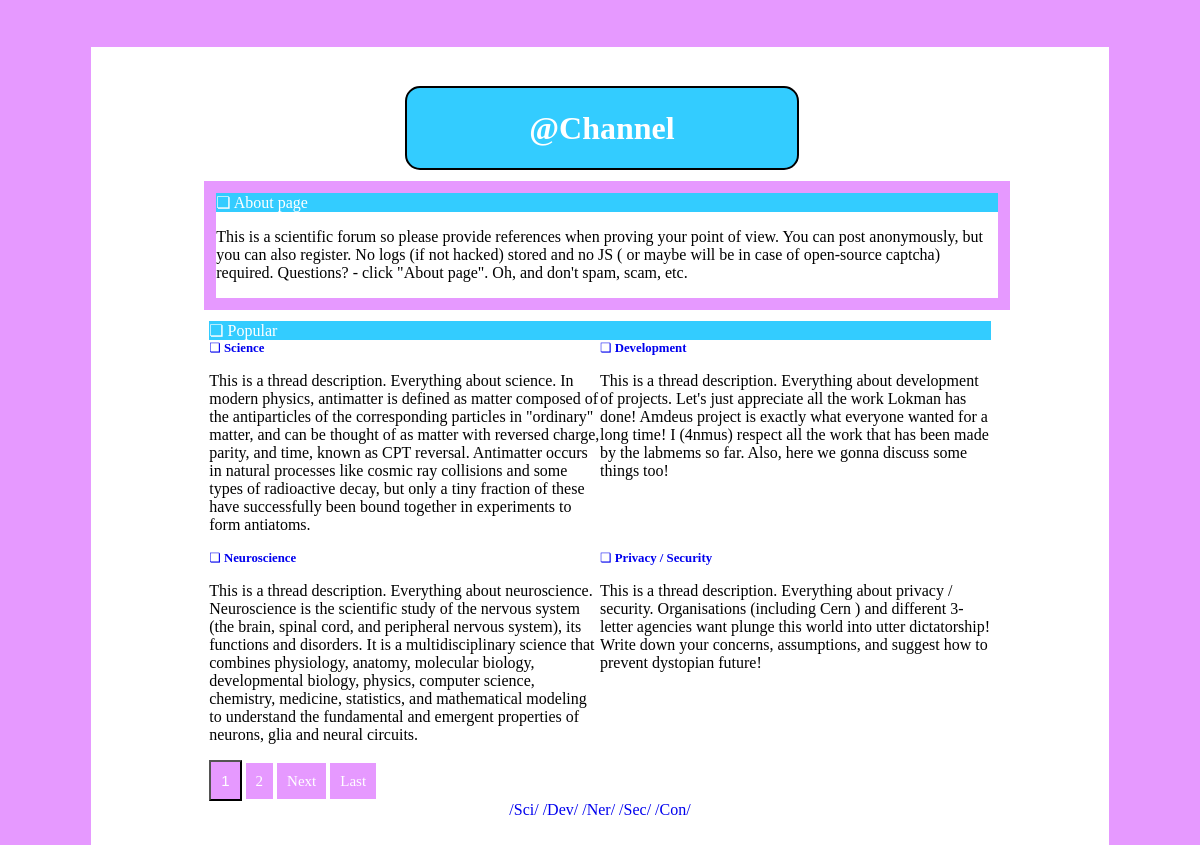
The page / on the database its author committed.
### blog/models.py (models this page shows, shortened)
class Threads(models.Model):
    title = models.CharField("Name of thread", max_length=100, unique=True)
    short = models.CharField("Short name of thread", max_length=5, unique=True, null = True)
    description = models.TextField("Description", max_length=500, null=True)
    date = models.DateTimeField("Date", default=timezone.now)
    author = models.ForeignKey(User, verbose_name='author', on_delete=models.CASCADE, null=False)
    class Meta:
        verbose_name = 'Thread'
        verbose_name_plural = 'Threads'

### blog/views.py (the view)
# urls.py: path('', views.ShowThreadsView.as_view(), name='threads'),
class ShowThreadsView(ListView):
    model = Threads
    template_name = 'blog/main-extended.html'
    context_object_name = 'threads'
    paginate_by = 4
    ordering = ['date']
    def get_context_data(self, **kwargs):
        ctx = super(ShowThreadsView, self).get_context_data(**kwargs)
        ctx['title'] = 'Popular threads!'
        ctx['threads'] = Threads.objects.all()
        return ctx

### blog/templates/blog/main-extended.html (shortened to what this page needs)
{% extends 'blog/main.html' %}
{% block content %}
    <div class="thread">
        <div class="header" whose eyes are those eyes?>❏ Popular</div>
        <div class="threads">
            {% for thread in page_obj %}
            <div class="element">
                <div class="header-mini"><a href="{% url 'threads-detail' thread.id %}">❏ <b>{{ thread.title }}</b></a></div>
                <p>{{ thread.description }}</p>
            </div>
            {% endfor %}
        </div>
        {% if is_paginated %}
            {% for page in page_obj.paginator.page_range %}
                {% if page == page_obj.number %}
                    <button class="btn">{{ page }}</button>
                {% elif page > page_obj.number|add:'-3' and page < page_obj.number|add:'3' %}
                    <a href="?page={{ page }}" class="btn">{{ page }}</a>
                {% endif %}
            {% endfor %}
            {% if page_obj.has_next %}
                <a href="?page={{ page_obj.next_page_number }}" class="btn">Next</a>
                <a href="?page={{ page_obj.paginator.num_pages }}" class="btn">Last</a>
            {% endif %}
        {% endif %}
    </div>
    <nav>
        <div class="center">
            <a href="/threads/1">/Sci/</a>
            <a href="/threads/2">/Dev/</a>
            <a href="/threads/3">/Ner/</a>
            <a href="/threads/4">/Sec/</a>
            <a href="/threads/5">/Con/</a>
        </div>
    </nav>
{% endblock %}

### blog/templates/blog/main.html (style rules this page uses)
body { background: #e699ff; }
.thread { margin-top: 2%; background: #fff; width: 100%; color: black; }
.threads { display: flex; flex-direction: row; flex-wrap: wrap; }
.element { width: 50%; }
.header { background: #33ccff; color: white; }
.header-mini { color: #33ccff; font-size: 80%; }
a { text-decoration: none; }
.btn { background-color: #e699ff; color: white; font-size: 15px; text-align: center; padding: 10px; }
.center { text-align: center; }

### rows shown on the page
Threads: title "Science", description "This is a thread description. Everything about science. In modern physics, antimatter is defined as matter composed of the antiparticles of the corresponding particles in \"ordinary\" matter, and can be thought of as matter with reversed charge, parity, and time, known as CPT reversal. Antimatter occurs in natural processes like cosmic ray collisions and some types of radioactive decay, but only a tiny fraction of these have successfully been bound together in experiments to form antiatoms."
Threads: title "Development", description "This is a thread description. Everything about development of projects. Let's just appreciate all the work Lokman has done! Amdeus project is exactly what everyone wanted for a long time! I (4nmus) respect all the work that has been made by the labmems so far. Also, here we gonna discuss some things too!"
Threads: title "Neuroscience", description "This is a thread description. Everything about neuroscience. Neuroscience is the scientific study of the nervous system (the brain, spinal cord, and peripheral nervous system), its functions and disorders. It is a multidisciplinary science that combines physiology, anatomy, molecular biology, developmental biology, physics, computer science, chemistry, medicine, statistics, and mathematical modeling to understand the fundamental and emergent properties of neurons, glia and neural circuits."
Threads: title "Privacy / Security", description "This is a thread description. Everything about privacy / security. Organisations (including Cern ) and different 3-letter agencies want plunge this world into utter dictatorship! Write down your concerns, assumptions, and suggest how to prevent dystopian future!"

### other values the page prints
{{ page }} "1"
{{ page }} "2"
